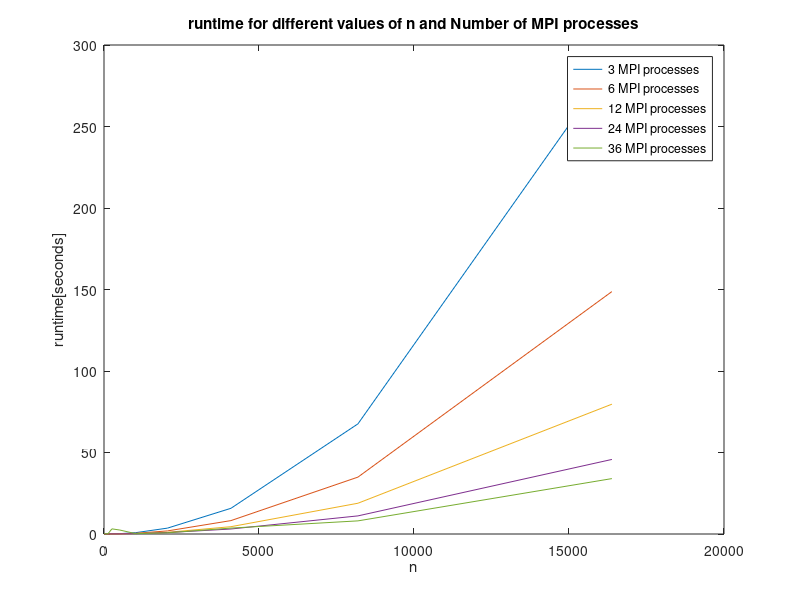

Reproduce this figure in MATLAB.
runtime3 = [0.167257,0.002792,0.002854,0.003266,0.005044,0.013051,0.045333,0.216757,0.828299,3.607008,15.771220,67.579498,288.090082];
runtime6 = [0.007159,0.007460,0.006589,0.007880,0.010121,0.011831,0.049293,0.121639,0.447985,1.897238,8.226127,34.907168,148.733704];
runtime12 = [0.016313,0.016999,0.018399,0.017576,0.020432,0.025458,0.045361,0.121504,0.271791,1.047296,4.492986,18.876100,79.647651];
runtime18 = [0.036677,0.034979,0.037524,0.041171,0.042783,0.045644,0.059390,0.107194,0.220952,0.782068,3.207057,13.615268,57.051019];
runtime24 = [0.057188,0.055983,0.058663,0.069534,0.064640,0.075013,0.077849,0.110437,0.212113,0.871647,3.071174,11.114287,45.744610];
runtime36 = [0.115542,0.148138,0.160845,0.176062,0.165633,0.159779,3.157075,2.424897,0.207788,0.755101,3.626807,8.056556,33.989442];
n = [4,8,16,32,64,128,256,512,1024,2048,4096,8192,16384];

plot(n, runtime3, n, runtime6, n, runtime12, n, runtime24, n, runtime36);
title ("runtime for different values of n and Number of MPI processes");
xlabel ("n");
ylabel ("runtime[seconds]");
legend('3 MPI processes', '6 MPI processes', '12 MPI processes', '24 MPI processes', '36 MPI processes');

% cores = [3,3,3,3,3,3,3,3,3,3,3,3,3,6,6,6,6,6,6,6,6,6,6,6,6,6,12,12,12,12,12,12,12,12,12,12,12,12,12,18,18,18,18,18,18,18,18,18,18,18,18,18,24,24,24,24,24,24,24,24,24,24,24,24,24,36,36,36,36,36,36,36,36,36,36,36,36,36];
% problemSize = [4,8,16,32,64,128,256,512,1024,2048,4096,8192,16384,4,8,16,32,64,128,256,512,1024,2048,4096,8192,16384,4,8,16,32,64,128,256,512,1024,2048,4096,8192,16384,4,8,16,32,64,128,256,512,1024,2048,4096,8192,16384,4,8,16,32,64,128,256,512,1024,2048,4096,8192,16384,4,8,16,32,64,128,256,512,1024,2048,4096,8192,16384];
































































































